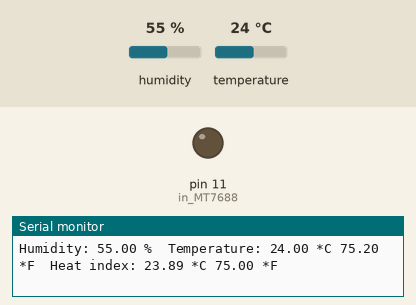
A sketch run on a simulated Arduino Mega 2560, built with avr-gcc and run on an emulated ATmega2560. Parts: output pins drawn as LEDs (lit = HIGH), the last lines printed to the serial monitor. Inputs (shaded band) come from the test bench; at power-on: temperature 24 °C, humidity 55 %.

Above: at 4.8 s.
4.9 s: temperature set to 31 °C
7.9 s: temperature set to 34 °C
At 9.1 s:
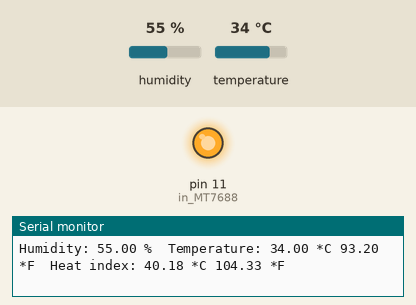
Timing chart, 0 to 10.9 s (numbered marks = the images above; inputs shaded):
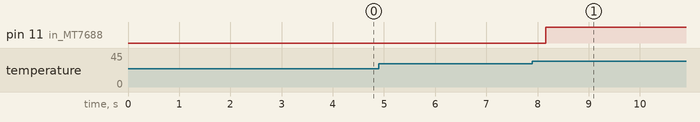

The sketch:

sketch_mar26c.ino
```cpp
#include "DHT.h"

#define DHTPIN 12     // what digital pin we're connected to

// Uncomment whatever type you're using!
#define DHTTYPE DHT11   // DHT 11
//#define DHTTYPE DHT22   // DHT 22  (AM2302), AM2321
//#define DHTTYPE DHT21   // DHT 21 (AM2301)

// Connect pin 1 (on the left) of the sensor to +5V
// NOTE: If using a board with 3.3V logic like an Arduino Due connect pin 1
// to 3.3V instead of 5V!
// Connect pin 2 of the sensor to whatever your DHTPIN is
// Connect pin 4 (on the right) of the sensor to GROUND
// Connect a 10K resistor from pin 2 (data) to pin 1 (power) of the sensor

// Initialize DHT sensor.
// Note that older versions of this library took an optional third parameter to
// tweak the timings for faster processors.  This parameter is no longer needed
// as the current DHT reading algorithm adjusts itself to work on faster procs.
DHT dht(DHTPIN, DHTTYPE);

void writeString(String stringData) { // Used to serially push out a String with Serial.write()

  for (int i = 0; i < stringData.length(); i++)
  {
    Serial1.write(stringData[i]);   // Push each char 1 by 1 on each loop pass
  }

}// end writeString


void setup() {
  Serial.begin(9600);
  Serial1.begin(57600); // open internal serial connection to
 //MT7688
  Serial.print("DHTxx test!");
  pinMode(11, OUTPUT); // in MT7688, this maps to device

  dht.begin();
}

void loop() {
  // Wait a few seconds between measurements.
  delay(2000);

  // Reading temperature or humidity takes about 250 milliseconds!
  // Sensor readings may also be up to 2 seconds 'old' (its a very slow sensor)
  float h = dht.readHumidity();
  // Read temperature as Celsius (the default)
  float t = dht.readTemperature();
  // Read temperature as Fahrenheit (isFahrenheit = true)
  float f = dht.readTemperature(true);

  // Check if any reads failed and exit early (to try again).
  if (isnan(h) || isnan(t) || isnan(f)) {
    Serial.println("Failed to read from DHT sensor!");
     digitalWrite(11, 1);
    return;
  }

  // Compute heat index in Fahrenheit (the default)
  float hif = dht.computeHeatIndex(f, h);
  // Compute heat index in Celsius (isFahreheit = false)
  float hic = dht.computeHeatIndex(t, h, false);
  String temp = String(t);
  //write to MT7688


  String s = "";
  s=s+t+" "+h+" "+hic+"*";

  writeString(s);


  Serial.print("Humidity: ");
  Serial.print(h);
  Serial.print(" %\t");
  Serial.print("Temperature: ");
  Serial.print(t);
  Serial.print(" *C ");
  Serial.print(f);
  Serial.print(" *F\t");
  Serial.print("Heat index: ");
  Serial.print(hic);
  Serial.print(" *C ");
  Serial.print(hif);
  Serial.println(" *F");

//Glow LED if Temperature is greater than 90F
  if(f>90.00){
 digitalWrite(11, 1);

    }

}
```

Measured:
- the behaviour switches between 32 and 33 °C on temperature (found by bisection; images 0 and 1)
- after the input at 7.9 s, pin 11 (in_MT7688): LOW → HIGH after 0.26 s
